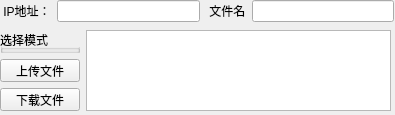
<?xml version="1.0" encoding="UTF-8"?>
<ui version="4.0">
 <class>Form</class>
 <widget class="QWidget" name="Form">
  <property name="geometry">
   <rect>
    <x>0</x>
    <y>0</y>
    <width>395</width>
    <height>115</height>
   </rect>
  </property>
  <property name="windowTitle">
   <string>Form</string>
  </property>
  <widget class="QWidget" name="">
   <property name="geometry">
    <rect>
     <x>0</x>
     <y>0</y>
     <width>394</width>
     <height>22</height>
    </rect>
   </property>
   <layout class="QHBoxLayout" name="horizontalLayout">
    <item>
     <widget class="QLabel" name="label">
      <property name="text">
       <string> IP地址：</string>
      </property>
     </widget>
    </item>
    <item>
     <widget class="QLineEdit" name="lineEdit"/>
    </item>
    <item>
     <widget class="QLabel" name="label_2">
      <property name="text">
       <string> 文件名</string>
      </property>
     </widget>
    </item>
    <item>
     <widget class="QLineEdit" name="lineEdit_2"/>
    </item>
   </layout>
  </widget>
  <widget class="QWidget" name="">
   <property name="geometry">
    <rect>
     <x>0</x>
     <y>30</y>
     <width>391</width>
     <height>81</height>
    </rect>
   </property>
   <layout class="QHBoxLayout" name="horizontalLayout_2">
    <item>
     <layout class="QVBoxLayout" name="verticalLayout">
      <item>
       <widget class="QGroupBox" name="groupBox">
        <property name="title">
         <string>选择模式</string>
        </property>
       </widget>
      </item>
      <item>
       <widget class="QPushButton" name="pushButton">
        <property name="text">
         <string>上传文件</string>
        </property>
       </widget>
      </item>
      <item>
       <widget class="QPushButton" name="pushButton_2">
        <property name="text">
         <string>下载文件</string>
        </property>
       </widget>
      </item>
     </layout>
    </item>
    <item>
     <widget class="QTextBrowser" name="textBrowser"/>
    </item>
   </layout>
  </widget>
 </widget>
 <resources/>
 <connections/>
</ui>
